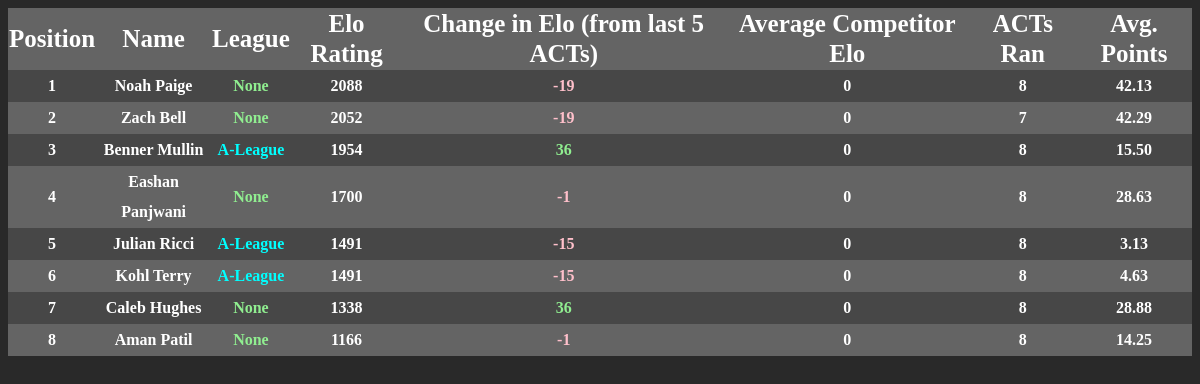
The app's page /, older data.
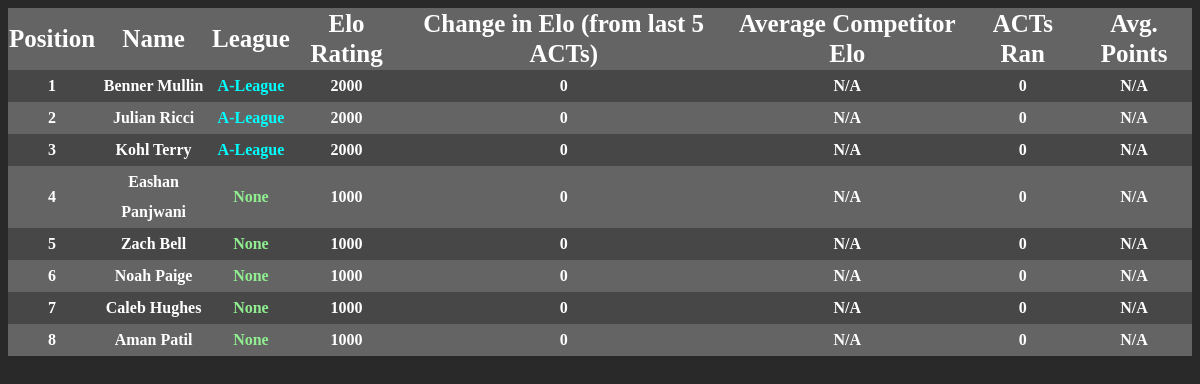
The same page, newer data.
### ranks/models.py (models this page shows, shortened)
class Player(models.Model):
    PLAYER_CHOICES = (
        ("Eashan Panjwani", "EP"),
        ("Zach Bell", "ZB"),
        ("Benner Mullin", "BM"),
        ("Jackson Brodwolf", "JB"),
        ("Matt Halper", "MH"),
        ("Alex Hazel", "AH"),
        ("Harris Klein", "HK"),
        ("Kohl Terry", "KT"),
        ("Alex Mellas", "AM"),
        ("Noah Paige", "NP"),
        ("Julian Ricci", "JR"),
        ("Robbie Kramer", "RK"),
        ("Ethan Roberts", "ER"),
        ("Henry Rogers", "HR"),
        ("Ryan Simon", "RS"),
        ("Peter Netch", "PN"),
        ("Andrew Schanny", "AS"),
        ("Avery Friedman", "AF"),
        ("Josh Greenfield", "JG"),
        ("Will Spartin", "WS"),
        ("Will Goldberg", "WG"),
        ("Brady Sheaffer", "BS"),
        ("Aman Patil", "AP"),
        ("Zach Stern", "ZS"),
        ("Josh Josef", "JJ"),
        ("Nico Simon", "NS"),
        ("Sam Schoepke", "SS"),
        ("James Berthoud", "JBe"),
        ("Jonathan Nurko", "JN"),
        ("Spencer Gladstone", "SG"),
        ("Kion Noori", "KN"),
        ("Max Marchetto", "MM"),
        ("Chuck Leonetti", "CL"),
        ("Matt Flower", "MF"),
        ("Connor Caz", "CC"),
        ("Caleb Hughes", "CH"),
        ("Lukas Steinbock", "LS"),
        ("Brian Volk", "BV"),
        ("Nitan Shalon", "NSh"),
        ("Mat Zlotnick", "MZ"),
        ("Gavin Morse" , "GM"),
    )
    name = models.CharField(max_length=50, choices=PLAYER_CHOICES)
    elo = models.IntegerField(null=True)
    elo_change = models.IntegerField(default=0)
    elo_change1 = models.IntegerField(default=0)
    elo_change2 = models.IntegerField(default=0)
    elo_change3 = models.IntegerField(default=0)
    elo_change4 = models.IntegerField(default=0)
    elo_change5 = models.IntegerField(default=0)
    acts_ran = models.IntegerField(default=0)
    total_points = models.IntegerField(default=0)
    accum_competitor_elo = models.IntegerField(default=0)
    LEAGUE_CHOICES = (
        ("A-League", "A-League"),
        ("C-League", "C-League"),
        ("N/A", "N/A"),
    )
    league = models.CharField(max_length=50, choices=LEAGUE_CHOICES, null=True)

### ranks/views.py (the view, shortened to what this page needs)
# urls.py: 2. Add a URL to urlpatterns:  path('', views.home, name='home')
def home(request):
    player_dict = {}
    players = Player.objects.order_by('-elo')
    print("TEST")
    for player_object in players:
        print("uyay")
        if player_object.acts_ran > -1:
            player_dict[player_object.name] = player_object
        resetCounter = False
    return render(request, "ranks/home.html", {'dict': player_dict})

### ranks/templates/ranks/home.html (shortened to what this page needs)
<!DOCTYPE html>
{% load mathfilters %}
<html>
  <head>
  </head>
  <body>
    {%if dict%}
        <table>
          <tr class="tableheader">
            <th class="heading">Position</th>
            <th class="heading">Name</th>
            <th class="heading">League</th>
            <th class="heading">Elo Rating</th>
            <th class="heading">Change in Elo (from last 5 ACTs)</th>
            <th class="heading">Average Competitor Elo</th>
            <th class="heading">ACTs Ran</th>
            <th class="heading">Avg. Points</th>
          </tr>
      {%for name, player in dict.items%}
            <tr>
              <th>{{forloop.counter}}</th>
              <th>{{name}}</th>
              {%if player.league == "A-League"%}
                <th><font color="cyan">{{player.league}}</font></th>
              {%elif player.league == "C-League"%}
                <th><font color="yellow">{{player.league}}</font></th>
              {%else%}
                <th><font color="lightgreen">{{player.league}}</font></th>
              {%endif%}
              <th>{{player.elo}}</th>
              {%if player.elo_change > 0%}
                <th><font color="lightgreen">{{player.elo_change}}</font></th>
              {%elif player.elo_change < 0 %}
                <th><font color="pink">{{player.elo_change}}</font></th>
              {%else%}
                <th>{{player.elo_change}}</th>
              {%endif%}
              {%if player.acts_ran != 0%}
                <th>{{player.accum_competitor_elo|div:player.acts_ran|floatformat:0}}</th>
              {%else%}
                <th>N/A</th>
              {%endif%}
              <th>{{player.acts_ran}}</th>
              {%if player.acts_ran != 0%}
              <th>{{player.total_points|div:player.acts_ran|floatformat:2}}</th>
              {%else%}
              <th>N/A</th>
              {%endif%}
            </tr>
        {%endfor%}
        </table>
      {%endif%}
  </body>
</html>

### ranks/templates/ranks/home.html (style rules this page uses)
table, th { border-collapse: collapse; }
table { width: 100%; color: white; }
.heading { font-size: 25px; text-align: center; font-weight: bold; }
body { background-color: rgb(41, 41, 41); }
tr { line-height: 30px; }
tr:nth-child(even) { background-color: rgb(71, 71, 71) }
tr:nth-child(odd) { background-color: rgb(100, 100, 100) }

Row changes from the older to the newer data that the page shows:
changed Player "Benner Mullin": elo "1954" → "2000"; acts_ran "8" → "0"; elo_change "36" → "0"; accum_competitor_elo|div "0" → (not shown); total_points|div "15.50" → (not shown)
changed Player "Julian Ricci": elo "1491" → "2000"; acts_ran "8" → "0"; elo_change "-15" → "0"; accum_competitor_elo|div "0" → (not shown); total_points|div "3.13" → (not shown)
changed Player "Kohl Terry": elo "1491" → "2000"; acts_ran "8" → "0"; elo_change "-15" → "0"; accum_competitor_elo|div "0" → (not shown); total_points|div "4.63" → (not shown)
changed Player "Eashan Panjwani": elo "1700" → "1000"; acts_ran "8" → "0"; elo_change "-1" → "0"; accum_competitor_elo|div "0" → (not shown); total_points|div "28.63" → (not shown); moves down the list
changed Player "Zach Bell": elo "2052" → "1000"; acts_ran "7" → "0"; elo_change "-19" → "0"; accum_competitor_elo|div "0" → (not shown); total_points|div "42.29" → (not shown); moves down the list
changed Player "Noah Paige": elo "2088" → "1000"; acts_ran "8" → "0"; elo_change "-19" → "0"; accum_competitor_elo|div "0" → (not shown); total_points|div "42.13" → (not shown); moves down the list
changed Player "Caleb Hughes": elo "1338" → "1000"; acts_ran "8" → "0"; elo_change "36" → "0"; accum_competitor_elo|div "0" → (not shown); total_points|div "28.88" → (not shown)
changed Player "Aman Patil": elo "1166" → "1000"; acts_ran "8" → "0"; elo_change "-1" → "0"; accum_competitor_elo|div "0" → (not shown); total_points|div "14.25" → (not shown)
